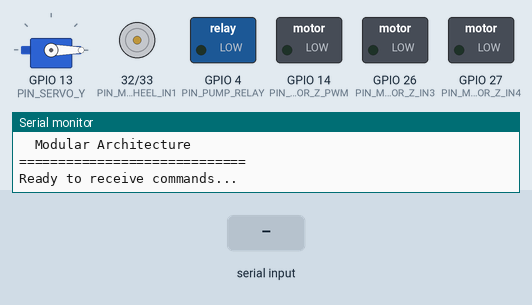
Recording of a program running on a simulated ESP32. Parts: servo, motor-driver pin pairs drawn as motors (green arrow = first pin HIGH = forward, orange = second pin HIGH = backward, longer = more drive, scaled by the enable pin), switched loads named in the program (green lamp = pin HIGH), the last lines printed to the serial monitor. The inputs (shaded band) are chosen by the test bench.

Above: at 1.7 s.
1.8 s: "MOVE_FORWARD\n" received over Serial
At 2.7 s:
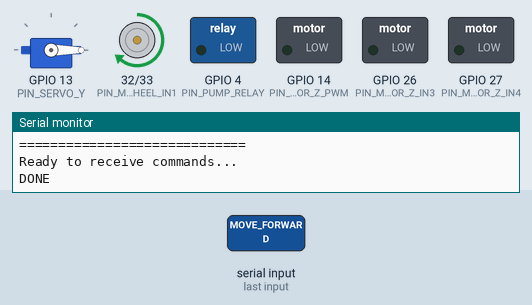
3.3 s: "MOVE_BACKWARD\n" received over Serial
At 4.2 s:
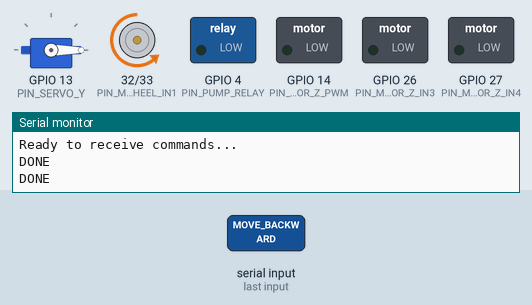
4.8 s: "ACT:Y_DOWN\n" received over Serial
At 5.2 s:
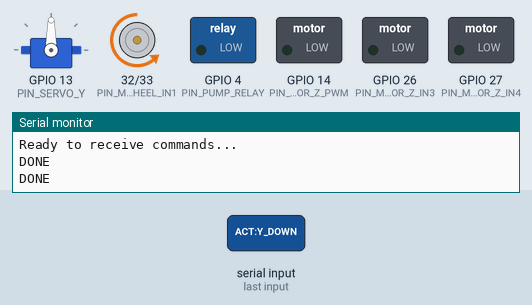
6.3 s: "MOVE_STOP\n" received over Serial
At 7.5 s:
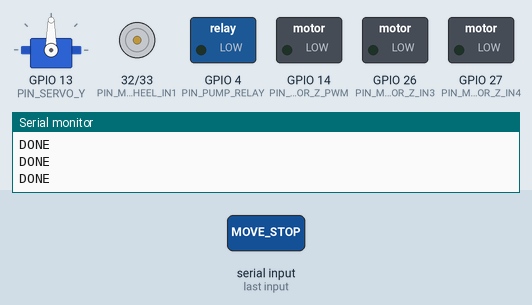
7.8 s: "MOVE_FORWARD\n" received over Serial
At 8.7 s:
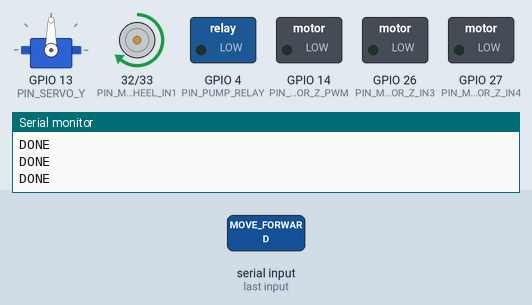
9.3 s: "ACT:Y_UP\n" received over Serial
At 9.8 s:
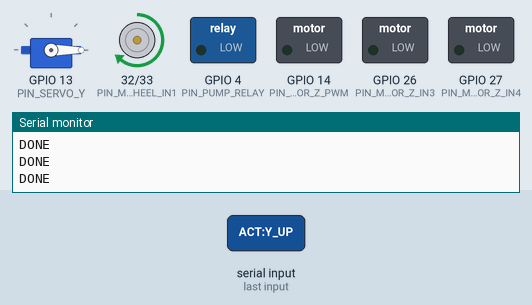
Timing chart, 0 to 11.8 s (numbered marks = the images above; inputs shaded):
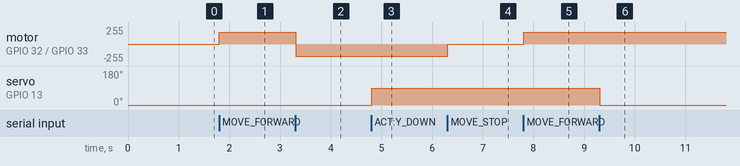

The program:

main.cpp
```cpp
/**
 * AgriBot ESP32 Main
 *
 * ระบบควบคุมหุ่นยนต์กำจัดวัชพืช
 * รับคำสั่งจาก Raspberry Pi ผ่าน Serial
 *
 * File Structure:
 * - config.h         : Pin definitions & constants
 * - motor_z.h/cpp    : Z-axis arm motor control
 * - motor_wheel.h/cpp: Wheel motor control
 * - servo_y.h/cpp    : Y-axis spray head servo
 * - pump.h/cpp       : Pump relay control
 * - command_handler.h/cpp: Serial command processing
 *
 * @author AgriBot Team
 * @version 2.0.0 (Modular)
 */

#include <Arduino.h>
#include "config.h"
#include "motor_z.h"
#include "motor_wheel.h"
#include "servo_y.h"
#include "pump.h"
#include "command_handler.h"

// ==================== SETUP ====================
void setup() {
    // Initialize all modules
    cmdHandler.init();
    motorZ.init();
    motorWheel.init();
    servoY.init();
    pump.init();

    Serial.println("=============================");
    Serial.println("  AgriBot ESP32 v2.0.0");
    Serial.println("  Modular Architecture");
    Serial.println("=============================");
    Serial.println("Ready to receive commands...");
}

// ==================== MAIN LOOP ====================
void loop() {
    // Check for incoming serial commands
    if (Serial.available() > 0) {
        String command = Serial.readStringUntil('\n');
        cmdHandler.processCommand(command);
    }

    // Small delay to prevent CPU overload
    delay(10);
}
```

command_handler.cpp
```cpp
/**
 * command_handler.cpp
 * จัดการคำสั่งจาก Raspberry Pi ผ่าน Serial
 *
 * Protocol Format: ACT:<ACTION>:<TIME>
 * Example: ACT:Z_OUT:1.50
 */

#include "command_handler.h"

// Global instance
CommandHandler cmdHandler;

void CommandHandler::init() {
    Serial.begin(SERIAL_BAUD_RATE);
    Serial.println("ESP32 AgriBot Ready");
}

void CommandHandler::processCommand(String command) {
    command.trim();

    // ==================== MOVEMENT COMMANDS ====================
    if (command == "MOVE_FORWARD") {
        motorWheel.forward();
        sendDone();
    }
    else if (command == "MOVE_BACKWARD") {
        motorWheel.backward();
        sendDone();
    }
    else if (command == "MOVE_STOP") {
        motorWheel.stop();
        sendDone();
    }

    // ==================== ARM Z COMMANDS ====================
    else if (command.startsWith("ACT:Z_OUT:")) {
        float seconds = parseTime(command);
        motorZ.extend(seconds);
        sendDone();
    }
    else if (command.startsWith("ACT:Z_IN:")) {
        float seconds = parseTime(command);
        motorZ.retract(seconds);
        sendDone();
    }

    // ==================== SERVO Y COMMANDS ====================
    else if (command == "ACT:Y_DOWN") {
        servoY.down();
        sendDone();
    }
    else if (command == "ACT:Y_UP") {
        servoY.up();
        sendDone();
    }

    // ==================== PUMP COMMANDS ====================
    else if (command.startsWith("ACT:SPRAY:")) {
        float seconds = parseTime(command);
        pump.spray(seconds);
        sendDone();
    }
    else if (command == "PUMP_ON") {
        pump.on();
        sendDone();
    }
    else if (command == "PUMP_OFF") {
        pump.off();
        sendDone();
    }

    // ==================== SYSTEM COMMANDS ====================
    else if (command == "STOP_ALL") {
        stopAll();
        sendDone();
    }
    else if (command == "STATUS") {
        Serial.println("OK");
    }
    else if (command == "PING") {
        Serial.println("PONG");
    }
    else {
        sendError("Unknown command: " + command);
    }
}

void CommandHandler::stopAll() {
    motorZ.stop();
    motorWheel.stop();
    servoY.up();
    pump.off();
}

void CommandHandler::sendDone() {
    Serial.println("DONE");
}

void CommandHandler::sendError(String message) {
    Serial.print("ERROR:");
    Serial.println(message);
}

float CommandHandler::parseTime(String command) {
    // Format: ACT:ACTION:TIME
    int lastColon = command.lastIndexOf(':');
    if (lastColon == -1) return 0;

    String timeStr = command.substring(lastColon + 1);
    return timeStr.toFloat();
}
```

command_handler.h
```cpp
/**
 * command_handler.h
 * จัดการคำสั่งจาก Raspberry Pi ผ่าน Serial
 */

#ifndef COMMAND_HANDLER_H
#define COMMAND_HANDLER_H

#include <Arduino.h>
#include "config.h"
#include "motor_z.h"
#include "motor_wheel.h"
#include "servo_y.h"
#include "pump.h"

class CommandHandler {
public:
    void init();
    void processCommand(String command);
    void stopAll();

private:
    void sendDone();
    void sendError(String message);
    float parseTime(String command);
};

extern CommandHandler cmdHandler;

#endif // COMMAND_HANDLER_H
```

motor_wheel.cpp
```cpp
/**
 * motor_wheel.cpp
 * ควบคุม Motor ล้อ (เดินหน้า/ถอยหลัง)
 */

#include "motor_wheel.h"

// Global instance
MotorWheel motorWheel;

void MotorWheel::init() {
    pinMode(PIN_MOTOR_WHEEL_IN1, OUTPUT);
    pinMode(PIN_MOTOR_WHEEL_IN2, OUTPUT);
    pinMode(PIN_MOTOR_WHEEL_PWM, OUTPUT);
    isRunning = false;
    stop();
}

void MotorWheel::forward() {
    digitalWrite(PIN_MOTOR_WHEEL_IN1, HIGH);
    digitalWrite(PIN_MOTOR_WHEEL_IN2, LOW);
    analogWrite(PIN_MOTOR_WHEEL_PWM, MOTOR_WHEEL_SPEED);
    isRunning = true;
}

void MotorWheel::backward() {
    digitalWrite(PIN_MOTOR_WHEEL_IN1, LOW);
    digitalWrite(PIN_MOTOR_WHEEL_IN2, HIGH);
    analogWrite(PIN_MOTOR_WHEEL_PWM, MOTOR_WHEEL_SPEED);
    isRunning = true;
}

void MotorWheel::stop() {
    digitalWrite(PIN_MOTOR_WHEEL_IN1, LOW);
    digitalWrite(PIN_MOTOR_WHEEL_IN2, LOW);
    analogWrite(PIN_MOTOR_WHEEL_PWM, 0);
    isRunning = false;
}
```

motor_wheel.h
```cpp
/**
 * motor_wheel.h
 * ควบคุม Motor ล้อ (เดินหน้า/ถอยหลัง)
 */

#ifndef MOTOR_WHEEL_H
#define MOTOR_WHEEL_H

#include <Arduino.h>
#include "config.h"

class MotorWheel {
public:
    void init();
    void forward();
    void backward();
    void stop();

private:
    bool isRunning;
};

extern MotorWheel motorWheel;

#endif // MOTOR_WHEEL_H
```

motor_z.cpp
```cpp
/**
 * motor_z.cpp
 * ควบคุม Motor DC แกน Z (ยืด/หด แขนกล)
 */

#include "motor_z.h"

// Global instance
MotorZ motorZ;

void MotorZ::init() {
    pinMode(PIN_MOTOR_Z_IN3, OUTPUT);
    pinMode(PIN_MOTOR_Z_IN4, OUTPUT);
    pinMode(PIN_MOTOR_Z_PWM, OUTPUT);
    stop();
}

void MotorZ::extend(float seconds) {
    long duration_ms = (long)(seconds * 1000);
    run(true, duration_ms);
}

void MotorZ::retract(float seconds) {
    long duration_ms = (long)(seconds * 1000);
    run(false, duration_ms);
}

void MotorZ::run(bool forward, long duration_ms) {
    if (forward) {
        digitalWrite(PIN_MOTOR_Z_IN3, HIGH);
        digitalWrite(PIN_MOTOR_Z_IN4, LOW);
    } else {
        digitalWrite(PIN_MOTOR_Z_IN3, LOW);
        digitalWrite(PIN_MOTOR_Z_IN4, HIGH);
    }

    analogWrite(PIN_MOTOR_Z_PWM, MOTOR_Z_SPEED);
    delay(duration_ms);
    stop();
}

void MotorZ::stop() {
    digitalWrite(PIN_MOTOR_Z_IN3, LOW);
    digitalWrite(PIN_MOTOR_Z_IN4, LOW);
    analogWrite(PIN_MOTOR_Z_PWM, 0);
}
```

motor_z.h
```cpp
/**
 * motor_z.h
 * ควบคุม Motor DC แกน Z (ยืด/หด แขนกล)
 */

#ifndef MOTOR_Z_H
#define MOTOR_Z_H

#include <Arduino.h>
#include "config.h"

class MotorZ {
public:
    void init();
    void extend(float seconds);
    void retract(float seconds);
    void stop();

private:
    void run(bool forward, long duration_ms);
};

extern MotorZ motorZ;

#endif // MOTOR_Z_H
```

pump.cpp
```cpp
/**
 * pump.cpp
 * ควบคุม Relay ปั๊มพ่นยา
 */

#include "pump.h"

// Global instance
Pump pump;

void Pump::init() {
    pinMode(PIN_PUMP_RELAY, OUTPUT);
    isOn = false;
    off();
}

void Pump::spray(float seconds) {
    long duration_ms = (long)(seconds * 1000);
    on();
    delay(duration_ms);
    off();
}

void Pump::on() {
    digitalWrite(PIN_PUMP_RELAY, HIGH);
    isOn = true;
}

void Pump::off() {
    digitalWrite(PIN_PUMP_RELAY, LOW);
    isOn = false;
}
```

pump.h
```cpp
/**
 * pump.h
 * ควบคุม Relay ปั๊มพ่นยา
 */

#ifndef PUMP_H
#define PUMP_H

#include <Arduino.h>
#include "config.h"

class Pump {
public:
    void init();
    void spray(float seconds);
    void on();
    void off();

private:
    bool isOn;
};

extern Pump pump;

#endif // PUMP_H
```

servo_y.cpp
```cpp
/**
 * servo_y.cpp
 * ควบคุม Servo แกน Y (ยก/วาง หัวฉีด)
 */

#include "servo_y.h"

// Global instance
ServoY servoY;

void ServoY::init() {
    servo.attach(PIN_SERVO_Y);
    currentAngle = SERVO_Y_UP;
    servo.write(currentAngle);
    delay(SERVO_MOVE_DELAY);
}

void ServoY::down() {
    setAngle(SERVO_Y_DOWN);
}

void ServoY::up() {
    setAngle(SERVO_Y_UP);
}

void ServoY::setAngle(int angle) {
    servo.write(angle);
    currentAngle = angle;
    delay(SERVO_MOVE_DELAY);
}
```

servo_y.h
```cpp
/**
 * servo_y.h
 * ควบคุม Servo แกน Y (ยก/วาง หัวฉีด)
 */

#ifndef SERVO_Y_H
#define SERVO_Y_H

#include <Arduino.h>
#include <ESP32Servo.h>
#include "config.h"

class ServoY {
public:
    void init();
    void down();
    void up();
    void setAngle(int angle);

private:
    Servo servo;
    int currentAngle;
};

extern ServoY servoY;

#endif // SERVO_Y_H
```

config.h
```cpp
/**
 * config.h
 * ค่า Configuration และ Pin definitions
 */

#ifndef CONFIG_H
#define CONFIG_H

// ==================== PIN CONFIGURATION ====================

// Motor DC สำหรับแกน Z (ยืด/หด แขนกล)
#define PIN_MOTOR_Z_IN3   26    // Motor Driver IN3
#define PIN_MOTOR_Z_IN4   27    // Motor Driver IN4
#define PIN_MOTOR_Z_PWM   14    // PWM Speed Control (0-255)

// Servo สำหรับแกน Y (ยก/วาง หัวฉีด)
#define PIN_SERVO_Y       13    // Servo Signal Pin

// Relay สำหรับปั๊มพ่นยา
#define PIN_PUMP_RELAY    4     // Relay Control Pin

// Motor ล้อ (เดินหน้า/ถอยหลัง)
#define PIN_MOTOR_WHEEL_IN1  32
#define PIN_MOTOR_WHEEL_IN2  33
#define PIN_MOTOR_WHEEL_PWM  25

// ==================== CONSTANTS ====================

// Motor Speeds (0-255)
#define MOTOR_Z_SPEED     200   // ความเร็วแขน Z (ห้ามเปลี่ยน - ส่งผลต่อสมการเวลา)
#define MOTOR_WHEEL_SPEED 180   // ความเร็วล้อ

// Servo Angles
#define SERVO_Y_DOWN      90    // องศาหัวฉีดลง
#define SERVO_Y_UP        0     // องศาหัวฉีดขึ้น
#define SERVO_MOVE_DELAY  500   // เวลารอ Servo หมุน (ms)

// Serial
#define SERIAL_BAUD_RATE  115200

#endif // CONFIG_H
```

Measured:
- after the input at 1.8 s, motor on GPIO 32 (PIN_MOTOR_WHEEL_IN1) / GPIO 33 (PIN_MOTOR_WHEEL_IN2): stopped → forward 180/255 at once
- after the input at 3.3 s, motor on GPIO 32 (PIN_MOTOR_WHEEL_IN1) / GPIO 33 (PIN_MOTOR_WHEEL_IN2): forward 180/255 → backward 180/255 at once
- after the input at 4.8 s, servo on GPIO 13 (PIN_SERVO_Y): 0° → 90° at once
- after the input at 6.3 s, motor on GPIO 32 (PIN_MOTOR_WHEEL_IN1) / GPIO 33 (PIN_MOTOR_WHEEL_IN2): backward 180/255 → stopped at once
- after the input at 7.8 s, motor on GPIO 32 (PIN_MOTOR_WHEEL_IN1) / GPIO 33 (PIN_MOTOR_WHEEL_IN2): stopped → forward 180/255 at once
- after the input at 9.3 s, servo on GPIO 13 (PIN_SERVO_Y): 90° → 0° at once
